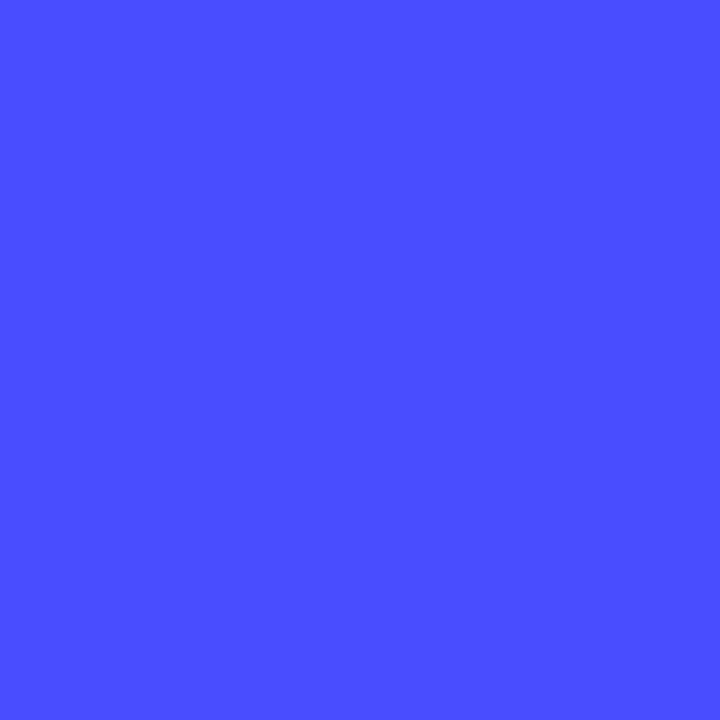
#> input picture sources/1background/blue.png, 1440 x 1440 px (shown at 1/2 size); its folder holds 3 pictures in this run
$ python main.py
#> lines starting #> are read from the running program, lines starting #| are printed output that depends on the picture
import base64
import json
import random
from io import BytesIO
from pathlib import Path
import uuid
import requests as requests
from PIL import Image
import os


class AssetStorage:
    assets = {}

    def __init__(self):
        traits = sorted(os.listdir('sources'))
        for trait in traits:
            self.assets.update({
                trait: [Path(f'sources/{trait}/{item}') for item in os.listdir(Path(f'sources/{trait}'))]
            })

    @property
    def random(self):
        random_arr = []
        for i in self.assets.keys():
            random_arr.append(random.choice(self.assets[i]))
        return random_arr


class NFTImage:

    def __init__(self):
        self.assets = AssetStorage()

    def generate(self):
        arr = self.assets.random
        first = arr.pop(0)
        return self._generate_rec(arr, Image.open(first))

    def _generate_rec(self, arr, image: Image):
        if len(arr) > 0:
            new_image = Image.alpha_composite(image, Image.open(arr[0]))
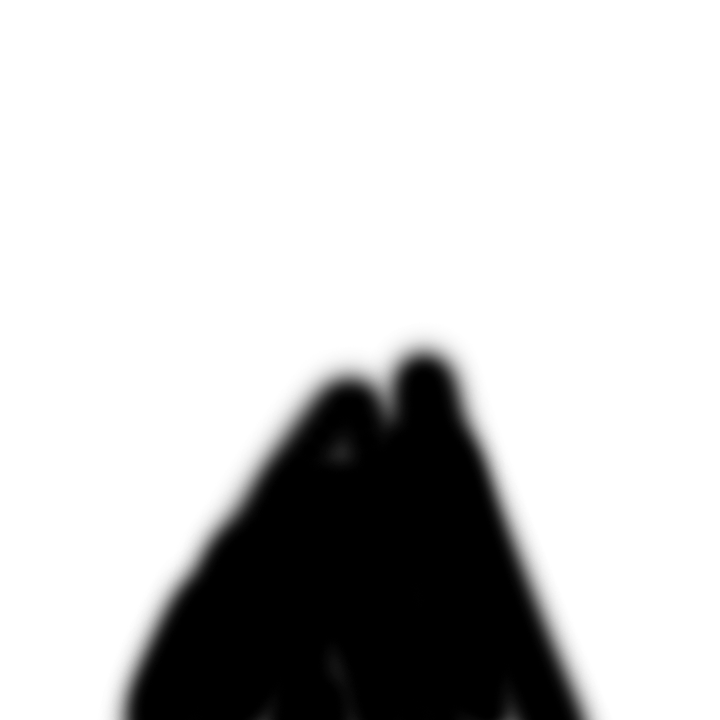
#> input picture sources/2clothes/black mantle.png, 1440 x 1440 px (shown at 1/2 size)
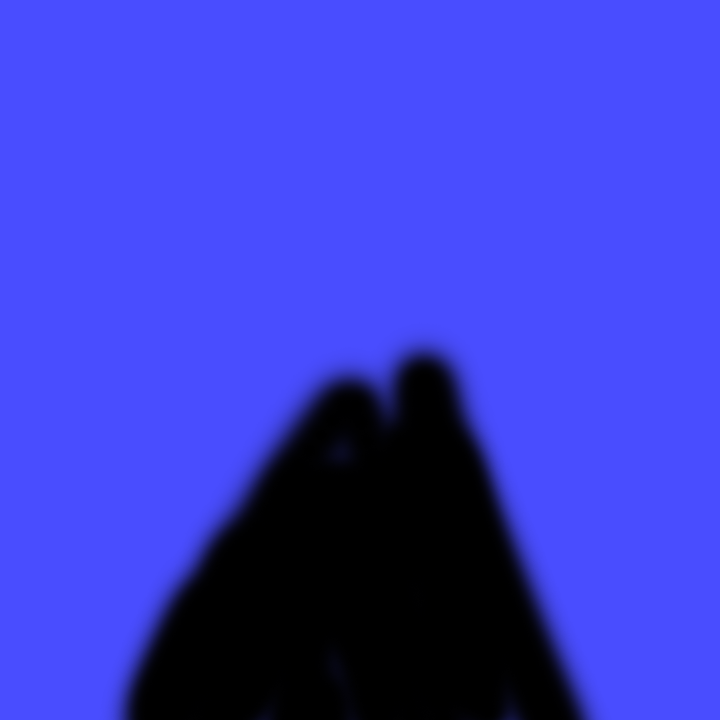
#> new_image: PIL image 1440x1440 RGBA (shown at 1/2 size); mean R, G, B, A 58, 61.2, 202.7, 255
#> image is the input picture: PIL image 1440x1440 RGBA; mean R, G, B, A 73, 77, 255, 255
            arr.pop(0)
            return self._generate_rec(arr, new_image)
        else:
            return image

    def generate_with_ai(self):
        image = self.generate()
        img_base64 = self._image_to_base64(image)
        payload = StyleConfig.octane_anime_girls(img_base64)
#> payload = 8 items
#> (the run stopped early here; a loop or call above may not have finished)
